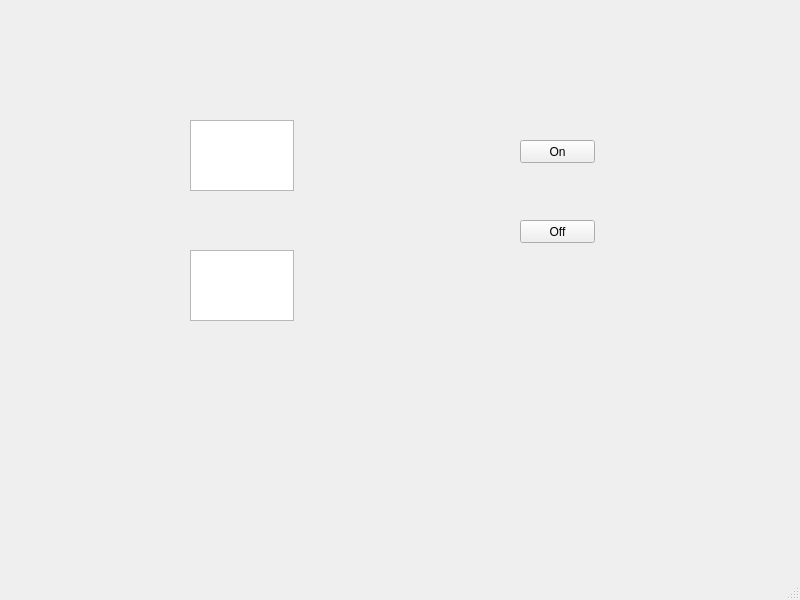
<?xml version="1.0" encoding="UTF-8"?>
<ui version="4.0">
 <class>MainWindow</class>
 <widget class="QMainWindow" name="MainWindow">
  <property name="geometry">
   <rect>
    <x>0</x>
    <y>0</y>
    <width>800</width>
    <height>600</height>
   </rect>
  </property>
  <property name="windowTitle">
   <string>MainWindow</string>
  </property>
  <widget class="QWidget" name="centralwidget">
   <widget class="QPushButton" name="btnOn">
    <property name="geometry">
     <rect>
      <x>520</x>
      <y>140</y>
      <width>75</width>
      <height>23</height>
     </rect>
    </property>
    <property name="text">
     <string>On</string>
    </property>
   </widget>
   <widget class="QPushButton" name="btnOff">
    <property name="geometry">
     <rect>
      <x>520</x>
      <y>220</y>
      <width>75</width>
      <height>23</height>
     </rect>
    </property>
    <property name="text">
     <string>Off</string>
    </property>
   </widget>
   <widget class="QTextEdit" name="txtRedL1">
    <property name="geometry">
     <rect>
      <x>190</x>
      <y>120</y>
      <width>104</width>
      <height>71</height>
     </rect>
    </property>
   </widget>
   <widget class="QTextEdit" name="txtRedL2">
    <property name="geometry">
     <rect>
      <x>190</x>
      <y>250</y>
      <width>104</width>
      <height>71</height>
     </rect>
    </property>
   </widget>
  </widget>
  <widget class="QMenuBar" name="menubar">
   <property name="geometry">
    <rect>
     <x>0</x>
     <y>0</y>
     <width>800</width>
     <height>21</height>
    </rect>
   </property>
  </widget>
  <widget class="QStatusBar" name="statusbar"/>
 </widget>
 <resources/>
 <connections/>
</ui>
